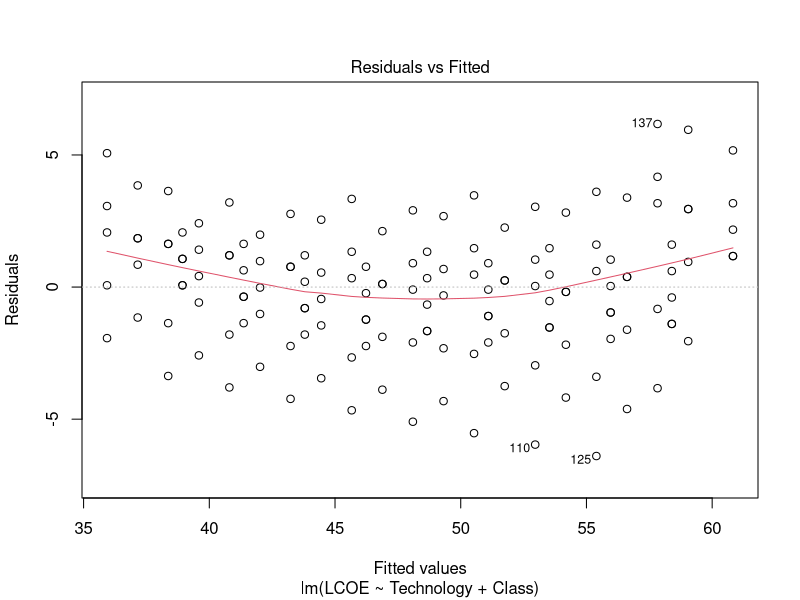
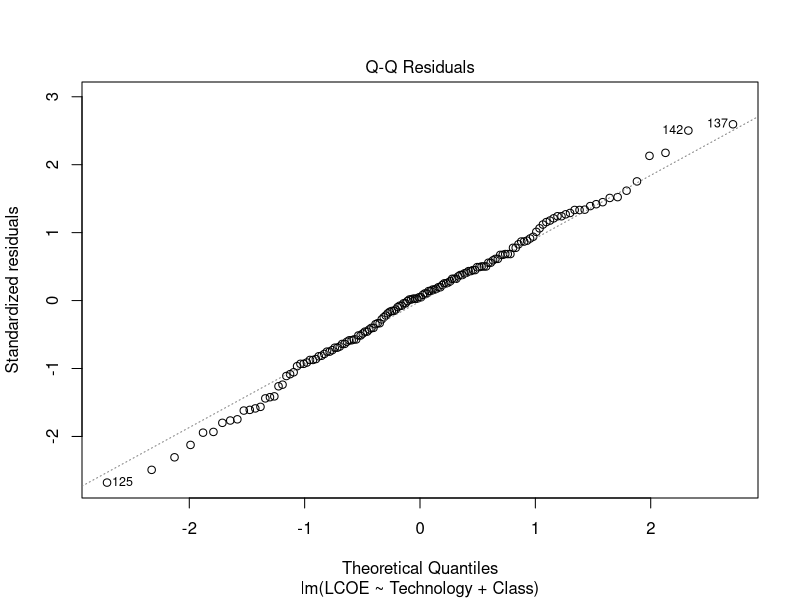
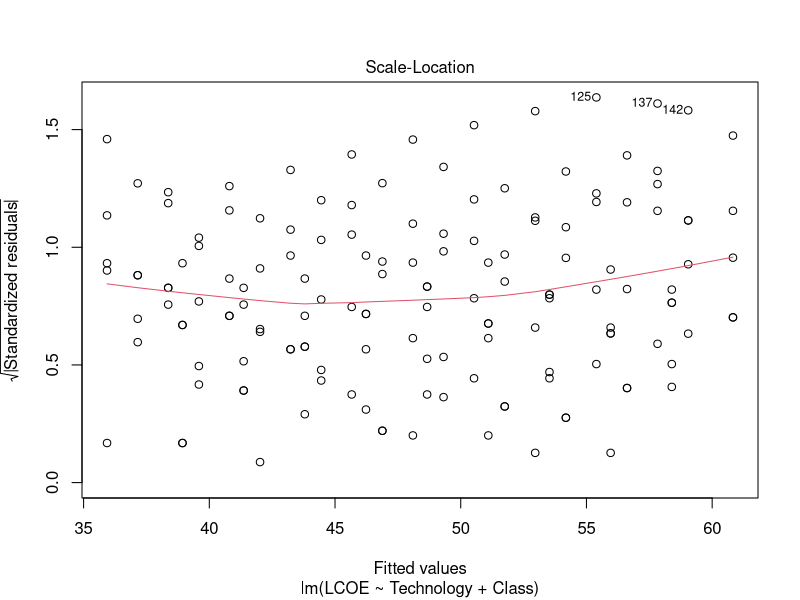
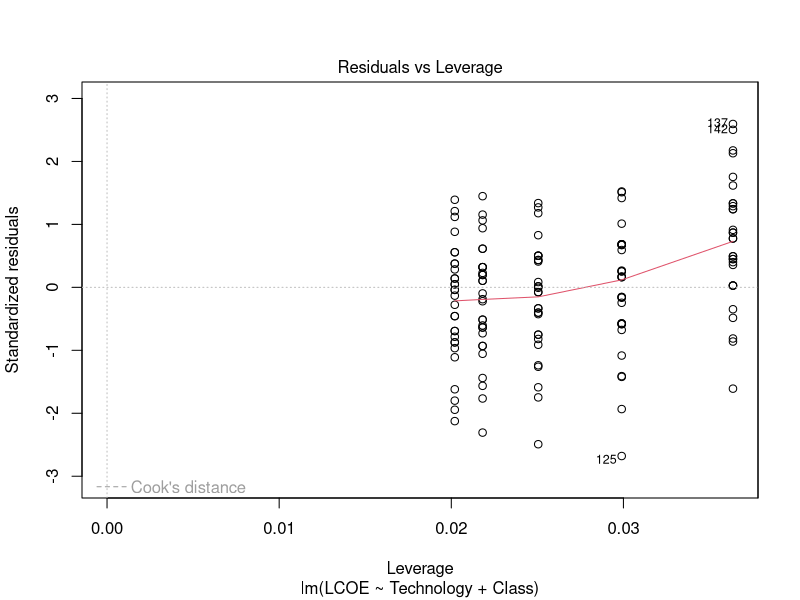

Source code (R) for these figures, in order: (Note: this script raises an error after producing the figures.)
## ---- chunk 1
#Load packages
library(tidyverse)
library(here)
library(dplyr)
library(readxl)
library(openxlsx)

#Load in data
Solar_ATB <- read.csv("Processed_Data/Solar_ATB_Long.csv")
## ---- chunk 2
view(Solar_ATB)

Model1.lm <- lm(LCOE ~
                Technology +
                Class,
                data = Solar_ATB)
summary(Model1.lm)
plot(Model1.lm)

view(Solar_ATB)

## ---- chunk 3
# Remove data point 28,29,30
Solar_ATB_Model1.2 <- Solar_ATB[-c(28,29,30),]
Model1.2.lm <- lm(LCOE ~
                Technology +
                Net_Cap_Factor,
             data = Solar_ATB_Model1.2)
summary(Model1.2.lm)
plot(Model1.2.lm)
AIC(Model1.2.lm)


# Remove data point 28,29,30
Solar_ATB_Model1.3 <- Solar_ATB[-c(28,29,30),]
Model1.3.lm <- lm(LCOE ~
                Technology +
                Class,
             data = Solar_ATB_Model1.2)
summary(Model1.3.lm)
plot(Model1.3.lm)
AIC(Model1.3.lm)
## ---- chunk 4
Model2.lm <- lm(LCOE ~
                Technology +
                Net_Cap_Factor,
             data = Solar_ATB)
summary(Model2.lm)
plot(Model2.lm)
## ---- chunk 5
# Remove data point 1,29,30
Solar_ATB_Model2.2 <- Solar_ATB[-c(1,29,30),]
Model2.2.lm <- lm(LCOE ~
                Technology +
                Net_Cap_Factor,
             data = Solar_ATB_Model2.2)
summary(Model2.2.lm)
plot(Model2.2.lm)
AIC(Model2.2.lm)
## ---- chunk 6
# Model variable: Technology and generation
Model3.lm <- lm(LCOE ~
                Technology +
                log(Annual_Energy_Production),
             data = Solar_ATB)
summary(Model3.lm)
plot(Model3.lm)
## ---- chunk 7
# Remove data point 1,29,30
Solar_ATB_Model3.2 <- Solar_ATB[-c(1,29,30),]
Model3.2.lm <- lm(LCOE ~
                Technology +
                log(Annual_Energy_Production),
             data = Solar_ATB_Model3.2)
summary(Model3.2.lm)
plot(Model3.2.lm)
AIC(Model3.2.lm)
